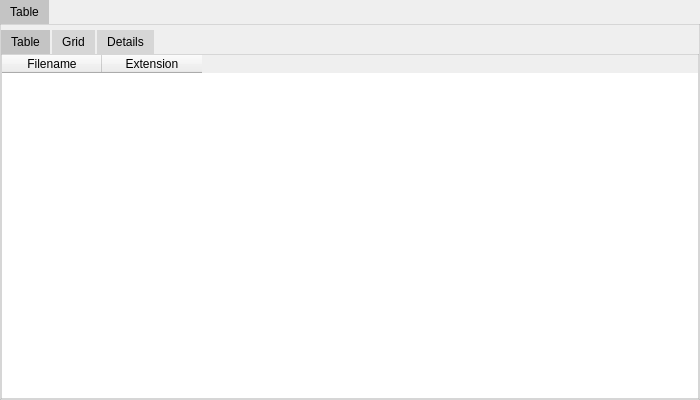
<?xml version="1.0" encoding="UTF-8"?>
<ui version="4.0">
 <class>MainWorkspace</class>
 <widget class="QWidget" name="MainWorkspace">
  <property name="geometry">
   <rect>
    <x>0</x>
    <y>0</y>
    <width>700</width>
    <height>400</height>
   </rect>
  </property>
  <property name="sizePolicy">
   <sizepolicy hsizetype="Expanding" vsizetype="Preferred">
    <horstretch>0</horstretch>
    <verstretch>0</verstretch>
   </sizepolicy>
  </property>
  <property name="minimumSize">
   <size>
    <width>600</width>
    <height>400</height>
   </size>
  </property>
  <property name="windowTitle">
   <string>Main Workspace</string>
  </property>
  <property name="styleSheet">
   <string notr="true">QTabWidget {
    background: transparent;
    border: none;
}
QTabWidget::pane {
    border: 1px solid rgba(114, 114, 114, 0.2);
    background: transparent;
}
QTabBar::tab {
    background-color: rgba(114, 114, 114, 0.2);
    padding: 5px;
    padding-left: 10px;
    padding-right: 10px;
    margin-right: 2px;
}
QTabBar::tab:selected {
    background-color: rgba(114, 114, 114, 0.35);
}
QTabBar::tab:hover:!selected {
    background-color: rgba(114, 114, 114, 0.15);
}
QTabBar::close-button {
    /* No image specified here - will be set in code */
    subcontrol-position: right;
}
QTabBar::close-button:hover {
    background-color: rgba(255, 100, 100, 0.3);
    border-radius: 2px;
}

/* Fix for row hover effect */
QTableWidget {
    selection-background-color: rgba(88, 165, 0, 0.5); /* Selected rows */
    border: none;
}
QTableWidget::item {
    border: none;
}
QTableWidget::item:hover {
    background-color: rgba(88, 165, 0, 0.31);
}

/* Subtle scrollbar styling with lower opacity */
QScrollBar:vertical {
    border: none;
    background-color: rgba(0, 0, 0, 5);  /* Very subtle background */
    width: 8px;  /* Slightly narrower */
    margin: 0px;
    border-radius: 4px;
}

QScrollBar::handle:vertical {
    background-color: rgba(128, 128, 128, 60);  /* Lower opacity */
    min-height: 20px;
    border-radius: 4px;
}

QScrollBar::handle:vertical:hover {
    background-color: rgba(128, 128, 128, 120);  /* More visible on hover but still subtle */
}

QScrollBar::add-line:vertical, QScrollBar::sub-line:vertical {
    height: 0px;
}

QScrollBar::add-page:vertical, QScrollBar::sub-page:vertical {
    background: none;
}

QScrollBar:horizontal {
    border: none;
    background-color: rgba(0, 0, 0, 5);  /* Very subtle background */
    height: 8px;  /* Slightly narrower */
    margin: 0px;
    border-radius: 4px;
}

QScrollBar::handle:horizontal {
    background-color: rgba(128, 128, 128, 60);  /* Lower opacity */
    min-width: 20px;
    border-radius: 4px;
}

QScrollBar::handle:horizontal:hover {
    background-color: rgba(128, 128, 128, 120);  /* More visible on hover but still subtle */
}

QScrollBar::add-line:horizontal, QScrollBar::sub-line:horizontal {
    width: 0px;
}

QScrollBar::add-page:horizontal, QScrollBar::sub-page:horizontal {
    background: none;
}
</string>
  </property>
  <layout class="QVBoxLayout" name="verticalLayout">
   <property name="leftMargin">
    <number>0</number>
   </property>
   <property name="topMargin">
    <number>0</number>
   </property>
   <property name="rightMargin">
    <number>0</number>
   </property>
   <property name="bottomMargin">
    <number>0</number>
   </property>
   <item>
    <widget class="QTabWidget" name="tabWidget">
     <property name="currentIndex">
      <number>0</number>
     </property>
     <widget class="QWidget" name="table_tab">
      <attribute name="title">
       <string>Table</string>
      </attribute>
      <layout class="QVBoxLayout" name="verticalLayout_3">
       <property name="leftMargin">
        <number>0</number>
       </property>
       <property name="topMargin">
        <number>5</number>
       </property>
       <property name="rightMargin">
        <number>0</number>
       </property>
       <property name="bottomMargin">
        <number>0</number>
       </property>
       <item>
        <widget class="QTabWidget" name="tabWidget_2">
         <property name="currentIndex">
          <number>0</number>
         </property>
         <widget class="QWidget" name="table_view">
          <attribute name="title">
           <string>Table</string>
          </attribute>
          <layout class="QVBoxLayout" name="verticalLayout_2">
           <property name="leftMargin">
            <number>0</number>
           </property>
           <property name="topMargin">
            <number>0</number>
           </property>
           <property name="rightMargin">
            <number>0</number>
           </property>
           <property name="bottomMargin">
            <number>0</number>
           </property>
           <item>
            <widget class="QTableWidget" name="tableWidget">
             <attribute name="horizontalHeaderShowSortIndicator" stdset="0">
              <bool>true</bool>
             </attribute>
             <attribute name="verticalHeaderShowSortIndicator" stdset="0">
              <bool>true</bool>
             </attribute>
             <column>
              <property name="text">
               <string>Filename</string>
              </property>
             </column>
             <column>
              <property name="text">
               <string>Extension</string>
              </property>
             </column>
            </widget>
           </item>
          </layout>
         </widget>
         <widget class="QWidget" name="grid_view">
          <attribute name="title">
           <string>Grid</string>
          </attribute>
         </widget>
         <widget class="QWidget" name="details_view">
          <attribute name="title">
           <string>Details</string>
          </attribute>
         </widget>
        </widget>
       </item>
      </layout>
     </widget>
    </widget>
   </item>
  </layout>
 </widget>
 <resources/>
 <connections/>
</ui>
